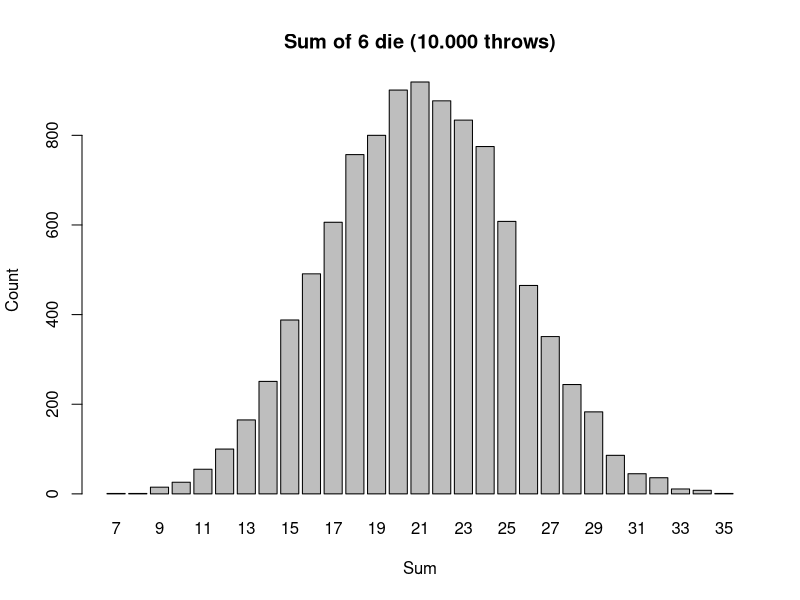
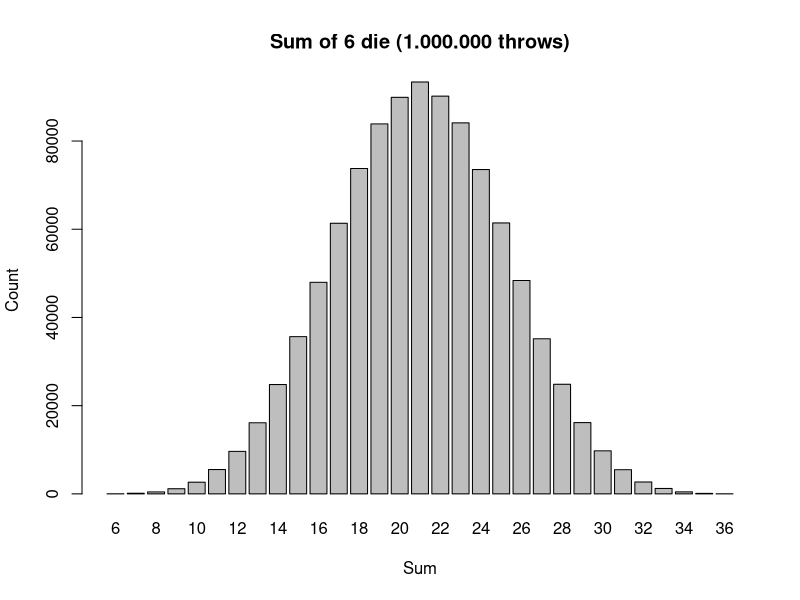

Generate these figures, in order, with R:
# Opg. 3.1
roll_dice <- function(t) {
  die <- 1:6
  sample(die,size=t,replace=TRUE)
}

result_throws <- roll_dice(25000)

fives <- sum(result_throws==5)
fives_chance <- fives/length(result_throws)
fives_chance_theo <- 1/6


# Opg. 3.2
library(ggplot2)

roll_dice2 <- function() {
  die <- 1:6
  result_throw <- sample(die,size=6,replace=TRUE)
  sum(result_throw)
}

result_throws2 <- replicate(10000,roll_dice2())

barplot(table(result_throws2),
        main = "Sum of 6 die (10.000 throws)",
        xlab = "Sum", ylab = "Count")


# Opg. 3.3
roll_dice3 <- function() {
  die <- 1:6
  result_throw2 <- sample(die,size=6,replace=TRUE)
  sum(result_throw2)
}

result_throws3 <- replicate(1000000,roll_dice3())

barplot(table(result_throws3),
        main = "Sum of 6 die (1.000.000 throws)",
        xlab = "Sum", ylab = "Count")


# Opg. 3.4
x_fixed <- c(1,2,3,5,6)
x <- sample(x_fixed)

y <- 2:6

cbind(y,x)
